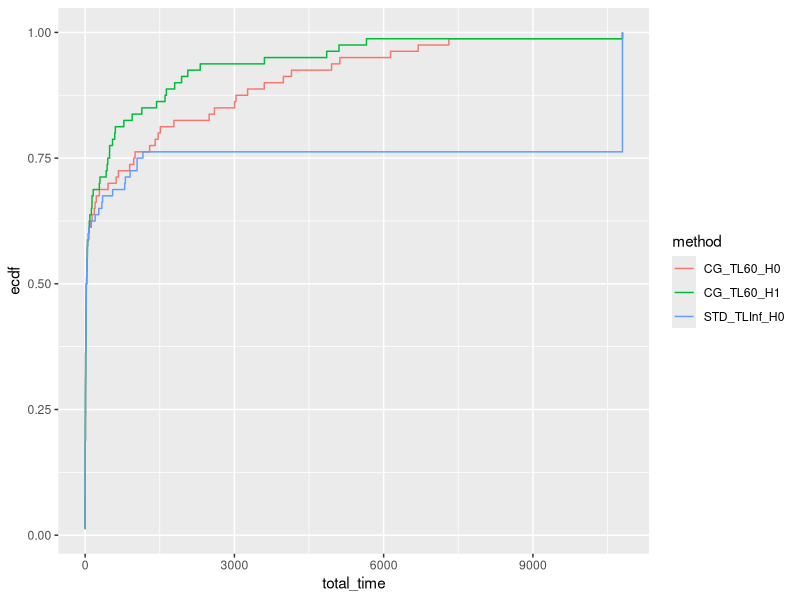
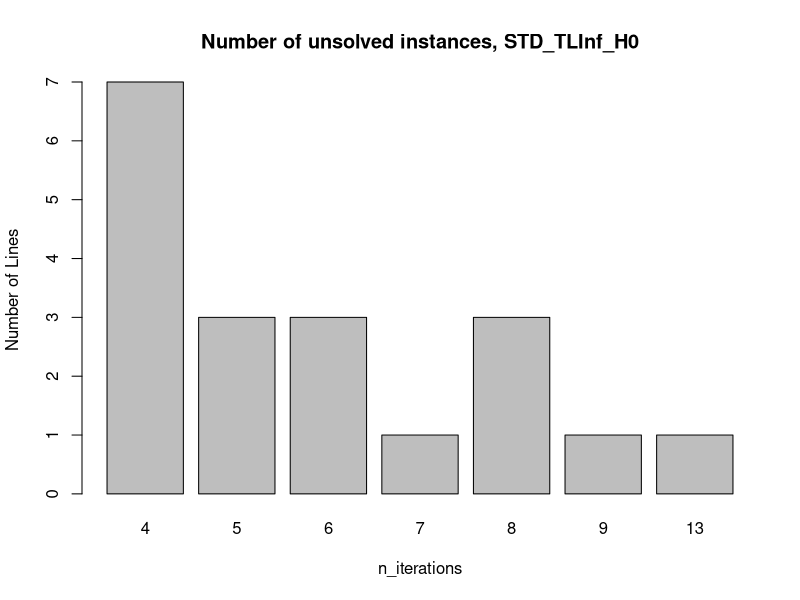
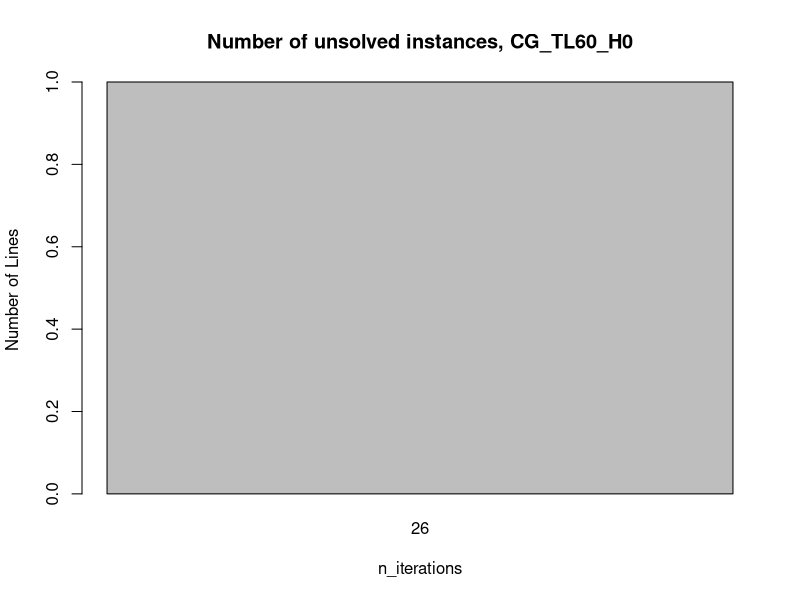
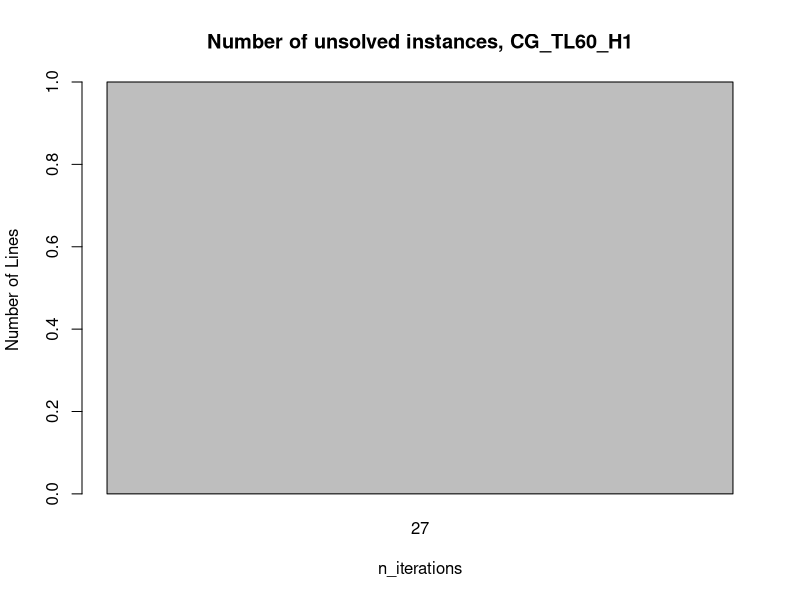

Recreate these plots in R, in order.
## ---- chunk 1
library(rmarkdown)
library(kableExtra)
library(tidyr)
library(ggplot2)
## ---- chunk 2
data = read.csv("results_new.csv", header = FALSE)
colnames(data) = c("tag", "instance", "standard_phase_time_limit", "master_solver", "status", "reason", "has_large_scaled", "n_iterations", "total_time", "master_time", "adversarial_time", "best_bound", "best_obj", "relative_gap", "absolute_gap", "adversarial_unexpected_status",  "with_heuristic", "n_facilities", "n_customers", "Gamma", "blank")
data = data[, !(names(data) %in% c("tag", "blank"))]
data = data[data$n_customers != 40,]
data = data[data$n_facilities == 10,]
data[data$total_time > 10800,]$total_time = 10800
paged_table(data)
## ---- chunk 3
data$method = paste0(data$master_solver, "_TL", data$standard_phase_time_limit, "_H", data$with_heuristic)
unique(data$method)
data = data[data$method != "STD_TLInf_H1" & data$method != "CG_TL120_H0" & data$method != "CG_TL120_H1",]
## ---- chunk 4
ggplot(data, aes(x = total_time, col = method)) + stat_ecdf(pad = FALSE) + coord_cartesian(xlim = c(0,10800))
## ---- chunk 5
library(dplyr)

data_with_ecdf = data %>%
  group_by(method) %>%
  arrange(total_time) %>%
  mutate(ecdf_value = ecdf(total_time)(total_time)) %>%
  ungroup()

for (method in unique(data_with_ecdf$method)) {
  output = data_with_ecdf[data_with_ecdf$method == method,]
  output = output[,c("total_time", "ecdf_value")]
  output$log_total_time = log10(output$total_time)
  output = output[output$total_time < 10800,]
  write.csv(output, file = paste0(method, ".csv"), row.names = FALSE)
}
## ---- chunk 6
for (method in unique(data_with_ecdf$method)) {
  filtered_data <- data[data$method == method,] %>%
    filter(total_time == 10800) %>%
    group_by(n_iterations) %>%
    summarize(count = n()) %>%
    ungroup()
  
  # Create a bar plot
  barplot(filtered_data$count, names.arg = filtered_data$n_iterations, xlab = "n_iterations", ylab = "Number of Lines",  main = paste0("Number of unsolved instances, ", method))
}
## ---- chunk 7
# Calculate the summary statistics for instances with total_time < 10800
summary_data_lt_10800 <- data %>%
  filter(total_time < 10800) %>%
  group_by(n_facilities, n_customers, Gamma, method) %>%
  summarize(
    avg_total_time = mean(total_time, na.rm = TRUE),
    avg_master_time = mean(master_time, na.rm = TRUE),
    avg_adversarial_time = mean(adversarial_time, na.rm = TRUE),
    avg_n_iterations = mean(n_iterations, na.rm = TRUE),
    sum_has_large_scaled = sum(has_large_scaled),
    num_lines = n()
  ) %>%
  ungroup() %>%
  arrange(n_facilities, n_customers, Gamma, method)

# Calculate the summary statistics for instances with total_time >= 10800
summary_data_ge_10800 <- data %>%
  filter(total_time >= 10800) %>%
  group_by(n_facilities, n_customers, Gamma, method) %>%
  summarize(
    avg_n_iterations_unsolved = mean(n_iterations, na.rm = TRUE),
    num_lines_unsolved = n()
  ) %>%
  ungroup() %>%
  arrange(n_facilities, n_customers, Gamma, method)

# Transpose the data for method to be above the table
transposed_data_lt_10800 <- summary_data_lt_10800 %>%
  pivot_wider(names_from = method, values_from = avg_total_time:num_lines)

transposed_data_ge_10800 <- summary_data_ge_10800 %>%
  pivot_wider(names_from = method, values_from = avg_n_iterations_unsolved:num_lines_unsolved) %>%
  select(-n_facilities, -n_customers, -Gamma)

# Create a table using kable
summary_table <- cbind(
  transposed_data_lt_10800,
  transposed_data_ge_10800
) %>%
  kable() %>%
  kable_styling(full_width = FALSE, position = "center")

# Print the table
summary_table
## ---- chunk 8
data[data$total_time < 10800 & data$adversarial_unexpected_status != "" & data$with_heuristic == TRUE,]
